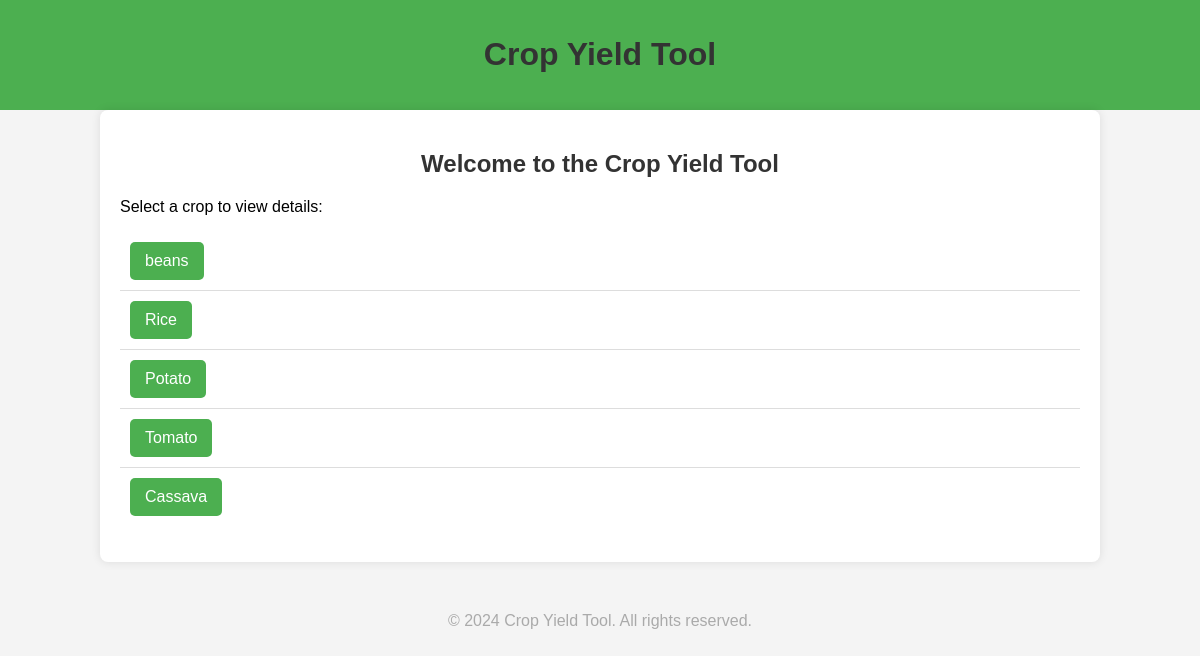
The page / on the database its author committed.
### yield_manager/models.py (models this page shows, shortened)
class Crop(models.Model):
    name = models.CharField(max_length=100)
    Region = models.TextField(default="No description")
    categories = models.TextField(default="No description")
    planting_date = models.DateField(default="No description")
    expected_yield = models.FloatField(default="No description")
    description = models.TextField(default="No description")
    optimal_conditions = models.TextField(default="no value")
    planting_guidelines = models.TextField(default="no value")
    pest_management = models.TextField(default="no value")
    nutritional_requirements = models.TextField(default="no value")
    harvesting_info = models.TextField(default="no value")
    sustainability_practices = models.TextField(default="no value")

### yield_manager/views.py (the view)
# urls.py: 2. Add a URL to urlpatterns:  path('', views.home, name='home')
def home(request):
    crops = Crop.objects.all()
    return render(request, 'yield_manager/home.html', {'crops': crops})

### yield_manager/templates/yield_manager/home.html (shortened to what this page needs)
{% load static %}
<!DOCTYPE html>
<html lang="en">
<head>
    <link rel="stylesheet" href="{% static 'yield_manager/css/styles.css' %}">
</head>
<body>
    <header>
        <h1>Crop Yield Tool</h1>
    </header>
    <div class="container">
        <h2>Welcome to the Crop Yield Tool</h2>
        <p>Select a crop to view details:</p>
        <ul class="crop-list">
            {% for crop in crops %}
                <li>
                    <a href="{% url 'crop_detail' crop.id %}" class="btn">{{ crop.name }}</a>
                </li>
            {% endfor %}
        </ul>
    </div>
    <footer>
        &copy; 2024 Crop Yield Tool. All rights reserved.
    </footer>
</body>
</html>

### yield_manager/static/yield_manager/css/styles.css (style rules this page uses)
body { font-family: Arial, sans-serif; background-color: #f4f4f4; margin: 0; padding: 0; }
header { background-color: #4CAF50; color: white; padding: 15px; text-align: center; }
h1, h2 { color: #333; text-align: center; }
.container { width: 80%; margin: 0 auto; padding: 20px; background-color: white; box-shadow: 0 0 10px rgba(0, 0, 0, 0.1); border-radius: 8px; }
.crop-list { list-style-type: none; padding: 0; }
.crop-list li { padding: 10px; border-bottom: 1px solid #ddd; }
.crop-list li:last-child { border-bottom: none; }
.btn { display: inline-block; padding: 10px 15px; background-color: #4CAF50; color: white; text-decoration: none; border-radius: 5px; }
footer { margin-top: 50px; text-align: center; color: #aaa; }

### rows shown on the page
Crop: name "beans"
Crop: name "Rice"
Crop: name "Potato"
Crop: name "Tomato"
Crop: name "Cassava"
